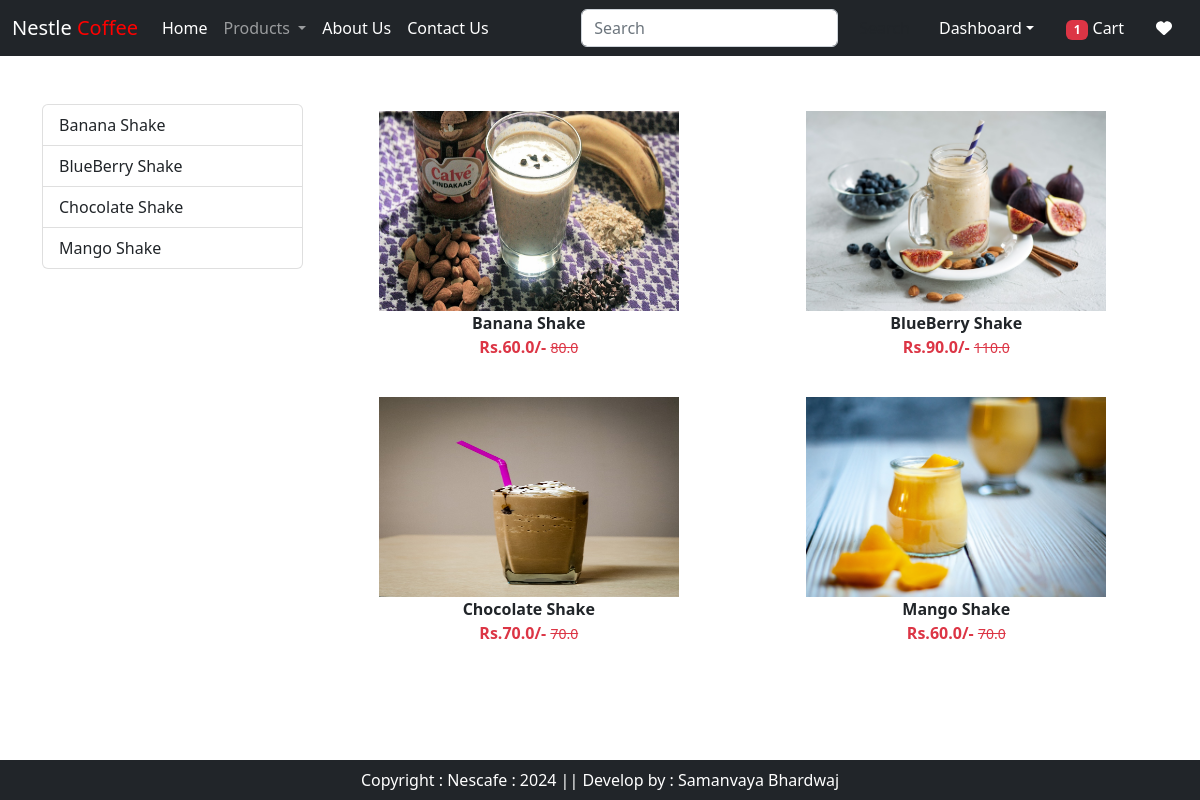
/category/SH (signed in), run on the app's committed database.
### app/models.py (models this page shows, shortened)
class Product(models.Model):
    title = models.CharField(max_length=100)
    selling_price = models.FloatField()
    discounted_price = models.FloatField()
    description = models.TextField()
    composition = models.TextField(default='')
    prodapp = models.TextField(default='')
    category = models.CharField(choices=CATEGORY_CHOICES, max_length=2)
    product_image = models.ImageField(upload_to='product')

### app/views.py (the view)
# urls.py: path("category/<slug:val>", views.CategoryView.as_view(),name="category"),
@method_decorator(login_required,name='dispatch')
class CategoryView(View):
    def get(self,request,val):
        totalitem = 0
        wishitem=0
        if request.user.is_authenticated:
            totalitem = len(Cart.objects.filter(user=request.user))
            wishitem = len(Wishlist.objects.filter(user=request.user))
        product = Product.objects.filter(category=val)
        title = Product.objects.filter(category=val).values('title')
        return render(request,"app/category.html",locals())

### app/templates/app/category.html (shortened to what this page needs)
{% extends 'app/base.html' %}
{% load static %}
{% block main-content %}
    <div class="container my-5">
        <div class="row">
            <div class="col-sm-3">
                <div class="list-group">
                    {% for val in title %}
                        <a href="{% url 'category-title' val.title %}" class="list-group-item list-group-item-action" aria-current="true">{{val.title}}</a>
                    {% endfor %}
                </div>
            </div>
            <div class="col-sm-9">
                <div class="row">
                    {% for prod in product %}
                        <div class="col text-center mb-4">
                            <a href="{% url 'product-detail' prod.id %}" class="btn">
                            <div>
                                <img src="{{prod.product_image.url}}" width="300px" height="200px" />
                                <div class="fw-bold">{{prod.title}}</div>
                                <div class="fw-bold text-danger">
                                    Rs.{{prod.discounted_price}}/-
                                    <small class="fw-light text-decoration-line-through">{{prod.selling_price}}</small>
                                </div>
                            </div>
                            </a>
                        </div>
                    {% endfor %}
                </div>
            </div>
        </div>
    </div>
{% endblock main-content %}

### data on the page
Product: product_image (picture), title "Banana Shake", discounted_price "60.0", selling_price "80.0"
Product: product_image (picture), title "BlueBerry Shake", discounted_price "90.0", selling_price "110.0"
Product: product_image (picture), title "Chocolate Shake", discounted_price "70.0", selling_price "70.0"
Product: product_image (picture), title "Mango Shake", discounted_price "60.0", selling_price "70.0"

### other printed values
{{ totalitem }} "1"
{{ val.title }} "Banana Shake" "BlueBerry Shake" "Chocolate Shake" "Mango Shake"
